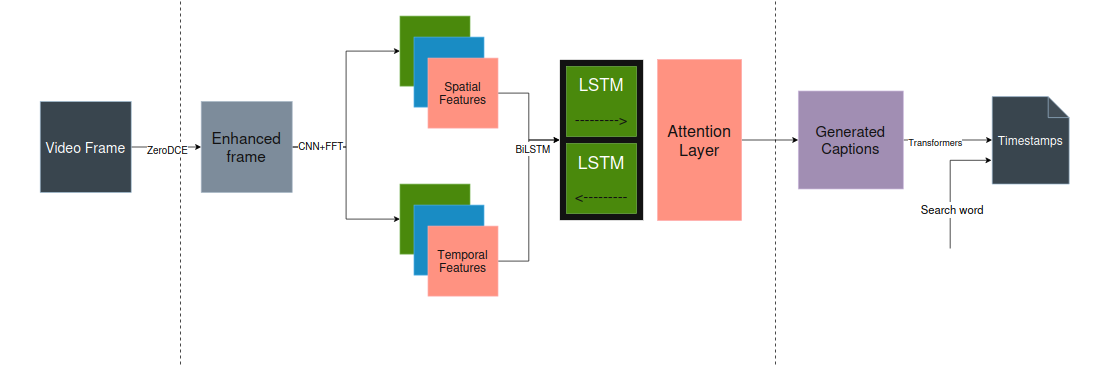
#> input picture Images/CV-Arch.png, 1096 x 367 px; its folder holds only this picture in this run
$ python -i feature_extraction.py   (imports and definitions only)
#> lines starting #> are read from the running program, lines starting #| are printed output that depends on the picture
#> further down, picture is the input picture: shape (367, 1096, 3); mean B, G, R 225, 228, 230.5
import cv2
import numpy as np
from tensorflow.keras.applications.vgg16 import VGG16, preprocess_input
from tensorflow.keras.models import Model
from tensorflow.keras.preprocessing import image
import os
import glob
from tqdm import tqdm
import sys

def apply_clahe(frame):
    """
    Apply Contrast Limited Adaptive Histogram Equalization (CLAHE) to a frame.
    Enhances the contrast of the grayscale image.
    """
    lab = cv2.cvtColor(frame, cv2.COLOR_BGR2LAB)
#> lab: shape (367, 1096, 3); mean of channels 0, 1, 2 230.6, 129, 130
    l, a, b = cv2.split(lab)
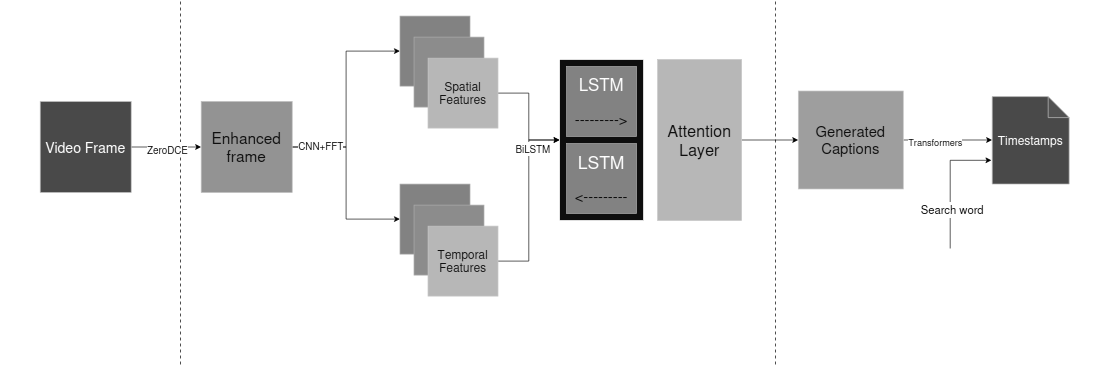
#> l: shape (367, 1096); min 0, max 255, mean 230.6
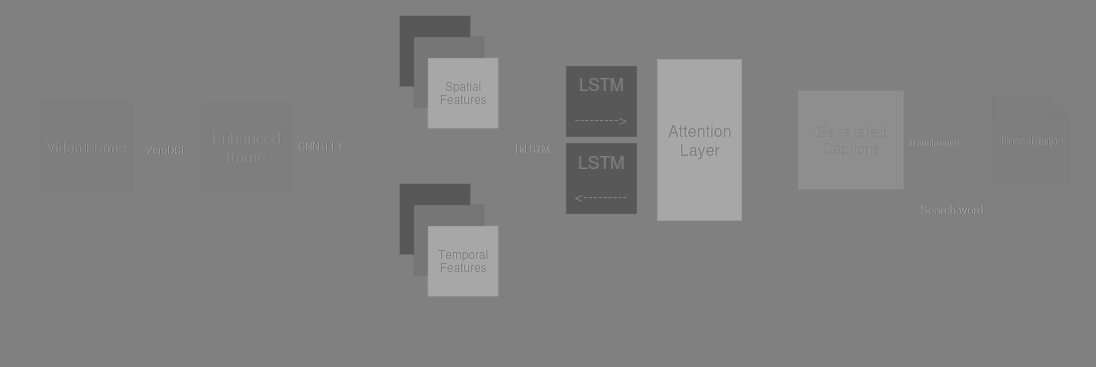
#> a: shape (367, 1096); min 85, max 180, mean 129
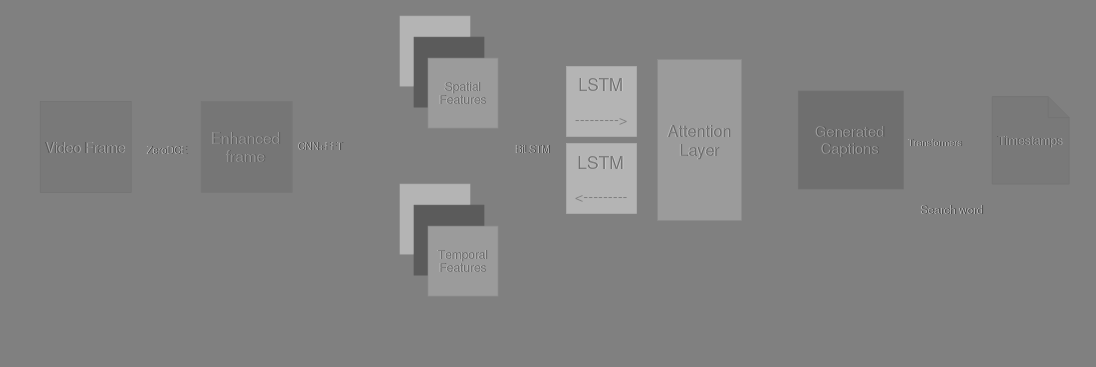
#> b: shape (367, 1096); min 77, max 199, mean 130
    clahe = cv2.createCLAHE(clipLimit=3.0, tileGridSize=(8, 8))
    cl = clahe.apply(l)
    limg = cv2.merge((cl, a, b))
#> limg: shape (367, 1096, 3); mean of channels 0, 1, 2 230.1, 129, 130
    final_frame = cv2.cvtColor(limg, cv2.COLOR_LAB2BGR)
    return final_frame

# [59 lines left out: functions extract_spatial_features, analyze_temporal_patterns, process_video, video_feature_extractor, not called in this run]

>>> import cv2
>>> picture = cv2.imread('../Images/CV-Arch.png')
>>> result = apply_clahe(picture)
